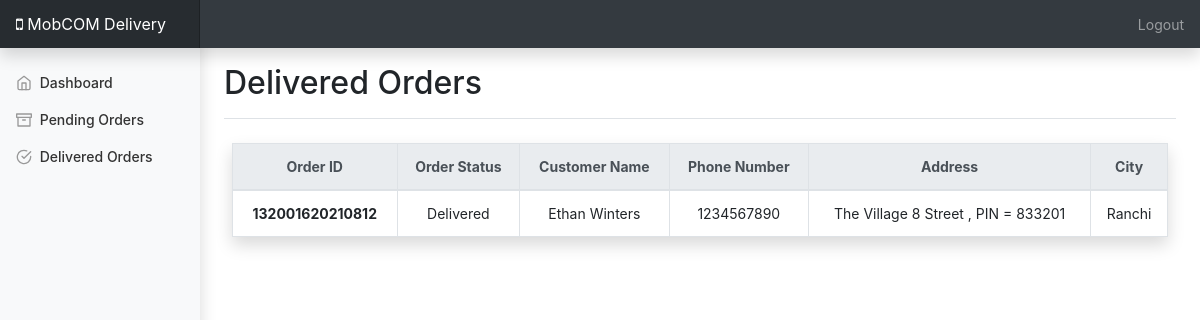
Page /delivery/dashboard/delivered-orders.php (signed in) on the committed database.
### tables this page shows
CREATE TABLE `user_master` (
  `user_id` int(100) NOT NULL,
  `first_name` varchar(255) NOT NULL,
  `last_name` varchar(255) DEFAULT NULL,
  `user_email` varchar(255) NOT NULL,
  `user_phone` bigint(10) NOT NULL,
  `user_gender` varchar(50) NOT NULL,
  `user_address_1` varchar(255) NOT NULL,
  `user_address_2` varchar(255) DEFAULT NULL,
  `state_id` int(3) NOT NULL,
  `city_id` int(3) NOT NULL,
  `user_pincode` int(25) NOT NULL,
  `user_pwd` varchar(255) NOT NULL,
  `user_date_added` varchar(255) NOT NULL,
  `user_status` varchar(25) NOT NULL
);

CREATE TABLE `order_master` (
  `order_id` bigint(100) NOT NULL,
  `user_id` int(100) NOT NULL,
  `deli_id` int(11) NOT NULL,
  `name` varchar(100) NOT NULL,
  `product_id` int(100) DEFAULT NULL,
  `order_address` varchar(255) NOT NULL,
  `state_id` int(11) NOT NULL,
  `city_id` int(11) NOT NULL,
  `date_added` datetime NOT NULL DEFAULT current_timestamp(),
  `order_status` varchar(25) NOT NULL,
  `track_status` varchar(255) NOT NULL,
  `track_timestamp` datetime NOT NULL DEFAULT current_timestamp(),
  `order_otp` varchar(11) NOT NULL
);

CREATE TABLE `cities_master` (
  `city_id` int(11) NOT NULL,
  `city_name` varchar(255) NOT NULL,
  `state_id` int(11) NOT NULL
);

### delivery/dashboard/delivered-orders.php (the view, shortened to what this page needs)
<!doctype html>
<html lang="en">
<head>
    <?php
    require('../delivery-modules/header.php');
    ?>
</head>
<body>
    <?php
    require('../delivery-modules/navbar.php');
    ?>
    <div class="container-fluid">
        <div class="row">
            <?php
            require('../delivery-modules/sidebar.php');
            ?>
            <main role="main" class="col-md-9 ml-sm-auto col-lg-10 px-md-4">
                <div class="d-flex justify-content-between flex-wrap flex-md-nowrap align-items-center pt-3 pb-2 mb-3 border-bottom">
                    <h1 class="h2">Delivered Orders</h1>
                </div>
                <div class="container-fluid p-2">
                    <table class="table table-hover table-bordered table-responsive-sm shadow" data-toggle="table" data-pagination="true" data-search="true" data-advanced-search="true" data-id-table="advancedTable">
                        <thead class="text-center thead-light">
                            <tr>
                                <th scope="col">Order ID</th>
                                <th scope="col">Order Status</th>
                                <th scope="col">Customer Name</th>
                                <th scope="col">Phone Number</th>
                                <th scope="col">Address</th>
                                <th scope="col">City</th>
                            </tr>
                        </thead>
                        <tbody class="text-center">
                            <?php
                            $query = "SELECT `user_master`.*, `order_master`.*, `state_master`.*, `cities_master`.*
                                      FROM `user_master`, `order_master`, `state_master`, `cities_master`
                                      WHERE `user_master`.`user_id`=`order_master`.`user_id`
                                      AND `order_master`.`state_id`=`state_master`.`state_id`
                                      AND `order_master`.`city_id`=`cities_master`.`city_id`
                                      AND `order_master`.`track_status` = 'Delivered'";
                            $res = mysqli_query($conn, $query);
                            while ($row = mysqli_fetch_object($res)) {
                                echo "
                                    <tr>
                                        <th scope='row'>$row->order_id</th>
                                        <td>$row->order_status</td>
                                        <td>$row->name</td>
                                        <td>$row->user_phone</td>
                                        <td>$row->order_address</td>
                                        <td>$row->city_name</td>
                                    </tr>
                                ";
                            }
                            ?>
                        </tbody>
                    </table>
                </div>
            </main>
        </div>
    </div>
</body>
</html>

### delivery/dashboard/dashboard.css (style rules this page uses)
body { font-size: .875rem; }

### rows in the picture
user_master: order_master.order_id "132001620210812", order_master.order_status "Delivered", order_master.name "Ethan Winters", user_phone "1234567890", order_master.order_address "The Village 8 Street , PIN = 833201", city.city_name "Ranchi"
